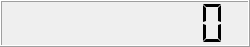
<?xml version="1.0" encoding="UTF-8"?>
<ui version="4.0">
    <class>ClockView</class>
    <widget class="QWidget" name="ClockView">
        <property name="geometry">
            <rect>
                <x>0</x>
                <y>0</y>
                <width>250</width>
                <height>47</height>
            </rect>
        </property>
        <property name="windowTitle">
            <string>Form</string>
        </property>
        <layout class="QHBoxLayout" name="horizontalLayout">
            <property name="spacing">
                <number>0</number>
            </property>
            <property name="leftMargin">
                <number>0</number>
            </property>
            <property name="topMargin">
                <number>0</number>
            </property>
            <property name="rightMargin">
                <number>0</number>
            </property>
            <property name="bottomMargin">
                <number>0</number>
            </property>
            <item>
                <widget class="QLCDNumber" name="lcdDisplay">
                    <property name="styleSheet">
                        <string notr="true"/>
                    </property>
                    <property name="digitCount">
                        <number>9</number>
                    </property>
                    <property name="segmentStyle">
                        <enum>QLCDNumber::Flat</enum>
                    </property>
                </widget>
            </item>
        </layout>
    </widget>
    <resources/>
    <connections/>
</ui>
